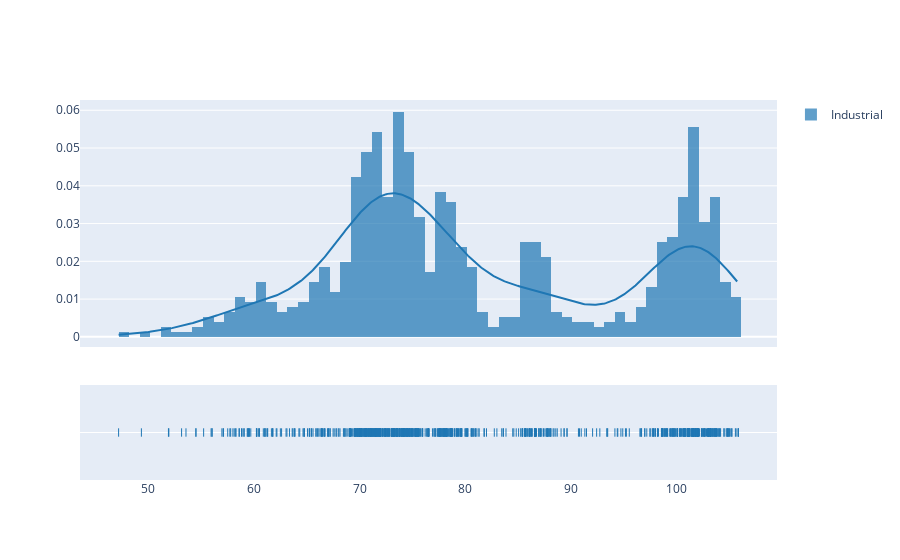

The cell this chart's notebook holds for it:
### Code cell
df_industrial_close = industrial_sector_pd[['industrial_sector']]
industrial_list = np.array(industrial_sector_pd['industrial_sector'], dtype=float)
hist_data = [industrial_list]
group_labels=['Industrial']
industrial_dist = ff.create_distplot(hist_data, group_labels)
industrial_dist.show()

### Figure 1 — Plotly figure (JSON) as saved in the notebook; plotly's stock layout.template omitted (floating-point values rounded to 4 significant figures; data arrays with more than 128 entries replaced by an {"elided": "..."} marker saying what was removed)
{"data": [{"autobinx": false, "histnorm": "probability density", "legendgroup": "Industrial", "marker": {"color": "rgb(31, 119, 180)"}, "name": "Industrial", "opacity": 0.7, "type": "histogram", "x": {"elided": "757 float values"}, "xaxis": "x", "xbins": {"end": 105.9, "size": 1, "start": 47.17}, "yaxis": "y"}, {"legendgroup": "Industrial", "marker": {"color": "rgb(31, 119, 180)"}, "mode": "lines", "name": "Industrial", "showlegend": false, "type": "scatter", "x": {"elided": "500 float values"}, "xaxis": "x", "y": {"elided": "500 float values"}, "yaxis": "y"}, {"legendgroup": "Industrial", "marker": {"color": "rgb(31, 119, 180)", "symbol": "line-ns-open"}, "mode": "markers", "name": "Industrial", "showlegend": false, "type": "scatter", "x": {"elided": "757 float values"}, "xaxis": "x", "y": {"elided": "757 str values"}, "yaxis": "y2"}], "layout": {"barmode": "overlay", "hovermode": "closest", "legend": {"traceorder": "reversed"}, "xaxis": {"anchor": "y2", "domain": [0, 1], "zeroline": false}, "yaxis": {"anchor": "free", "domain": [0.35, 1], "position": 0}, "yaxis2": {"anchor": "x", "domain": [0, 0.25], "dtick": 1, "showticklabels": false}}}
